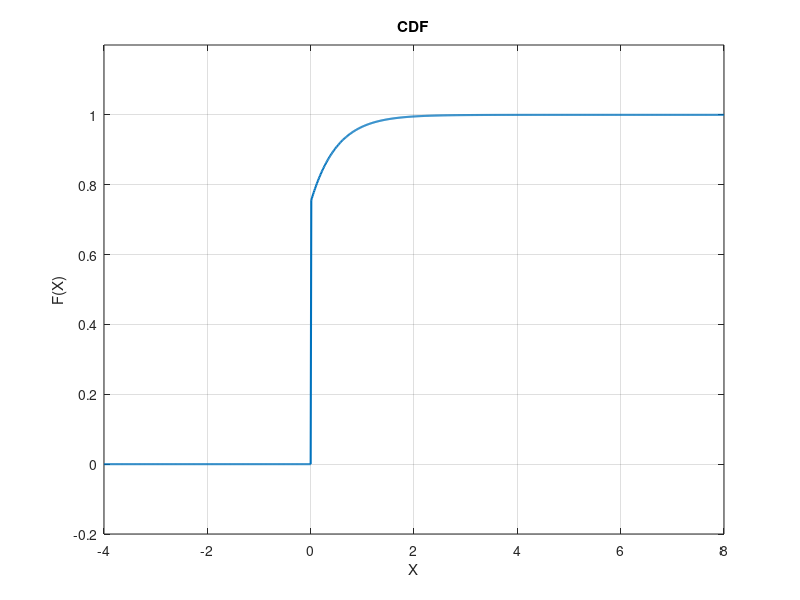

Write MATLAB code to recreate this figure.
function cdf_graph()
    x_values = linspace(-4, 8, 1000);
    y_values = piecewise_function(x_values);

    plot(x_values, y_values, 'LineWidth',1.5);
    title('CDF');
    xlabel('X');
    ylabel('F(X)');
    grid on;
    axis([-4, 8, -0.2, 1.2]); 
    hold off;
end

function y = exponential_Function(x)
    y = 1 - 0.25 * exp(-2 * x);
end

function y = piecewise_function(x)
    y = zeros(size(x));
    y(x <= 0) = 0;
    y(x > 0) = exponential_Function(x(x > 0));
end
